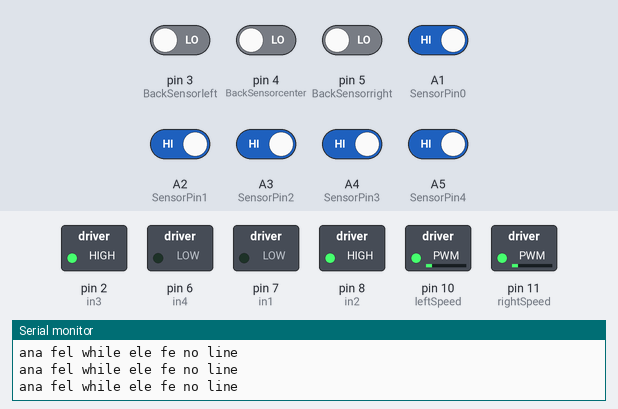
Bench run of a sketch on a simulated Arduino Uno, built with avr-gcc and run on an emulated ATmega328P. On the bench: switched loads named in the sketch (green lamp = pin HIGH), the last lines printed to the serial monitor. The inputs (shaded band) are chosen by the test bench; at power-on: A1 (SensorPin0), A2 (SensorPin1), A3 (SensorPin2), A4 (SensorPin3), A5 (SensorPin4) HIGH, pin 3 (BackSensorleft), pin 4 (BackSensorcenter), pin 5 (BackSensorright) LOW.

Above: at 2.3 s.
2.4 s: pin 4 (BackSensorcenter) driven HIGH
At 4.1 s:
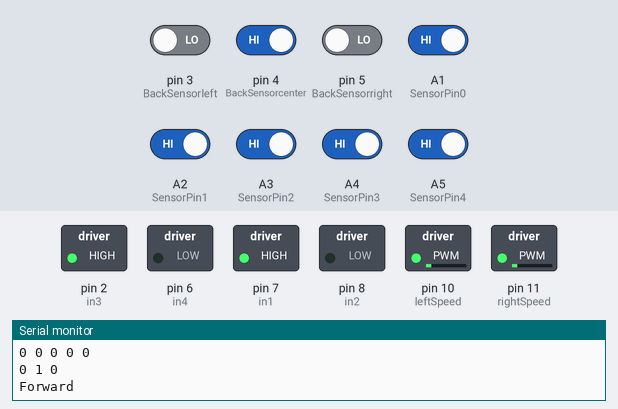
4.4 s: A1 (SensorPin0) driven LOW
At 5.4 s:
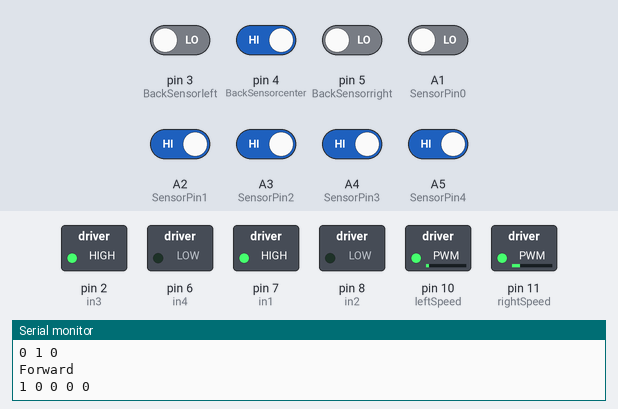
7.4 s: A2 (SensorPin1) driven LOW
At 7.8 s:
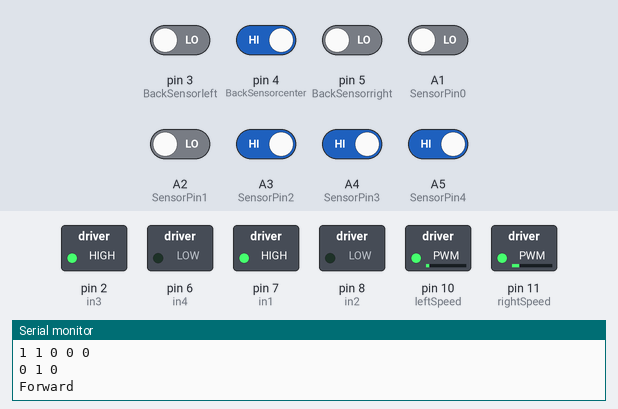
8.9 s: A3 (SensorPin2) driven LOW
10.4 s: pin 3 (BackSensorleft) driven HIGH
At 11.3 s:
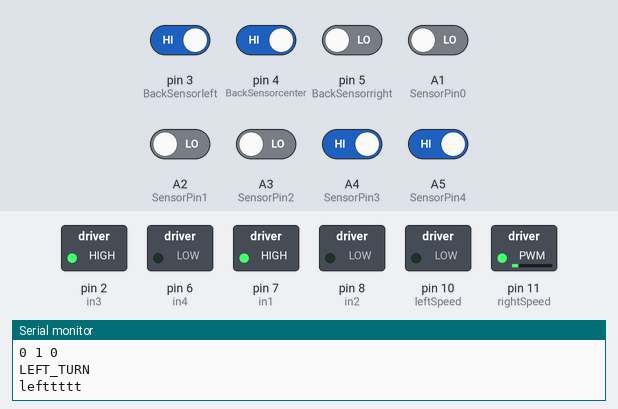
12.4 s: pin 3 (BackSensorleft) driven LOW
At 13.6 s:
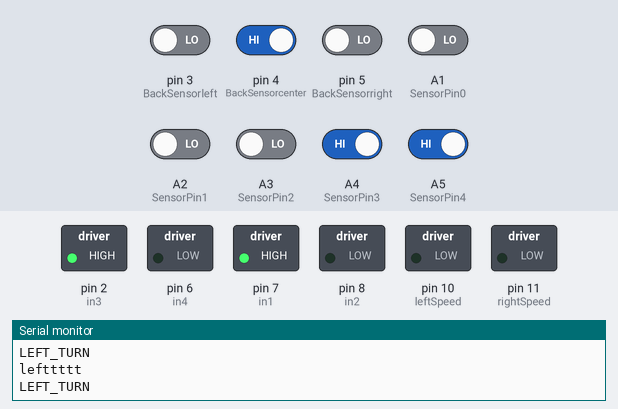
Timing chart, 0 to 14.9 s (numbered marks = the images above; inputs shaded):
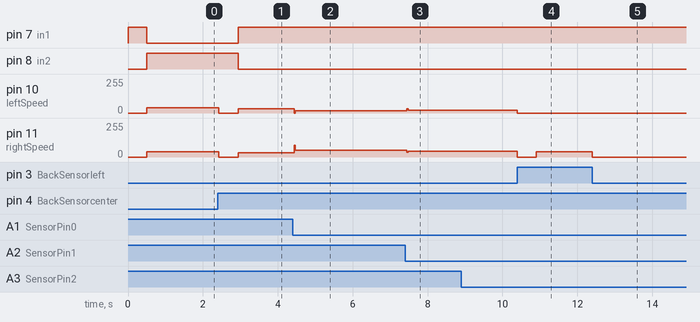

The sketch:

maze.ino
```cpp
const int SensorPin0 = A1;
const int SensorPin1 = A2;
const int SensorPin2 = A3;
const int SensorPin3 = A4;
const int SensorPin4 = A5;

const int BackSensorleft = 3;    // left
const int BackSensorcenter = 4;  // right
const int BackSensorright = 5;   // right

const int leftSpeed = 10;  // means pin 9 on the Arduino controls the speed of left motor
const int rightSpeed = 11;
const int in1 = 7;  // in1
const int in2 = 8;  // in2

// left 1 and left 2 control the direction of rotation of left motor
const int in3 = 2;  // in3
const int in4 = 6;  // in4

// char path[100] = "";
// unsigned char pathLength = 0; // the length of the path
// int pathIndex = 0;
int error = 0;
// int extraInch = 200;
int LFSensor[5] = { 0, 0, 0, 0, 0 };
int BKSensor[3] = { 0, 0, 0 };

// #define turning_speed 80
int P, D, I = 0, previousError, PIDvalue;
int lsp, rsp;
int lfspeed = 33;
int turnspeed = 40;
double Kp = 4;
double Ki = 0;
double Kd = 10;

#define STOPPED 0
#define FOLLOWING_LINE 1
#define NO_LINE 2
#define CONT_LINE 3
#define RIGHT_TURN 4
#define LEFT_TURN 5

int mode = STOPPED, previousMode = STOPPED;
int status = false;
void PID() {
  if (LFSensor[0] == 0 && LFSensor[1] == 0 && LFSensor[2] == 1 && LFSensor[3] == 0 && LFSensor[4] == 0)
    error = 0;
  else if (LFSensor[0] == 0 && LFSensor[1] == 0 && LFSensor[2] == 1 && LFSensor[3] == 1 && LFSensor[4] == 0)
    error = 1;
  else if (LFSensor[0] == 0 && LFSensor[1] == 0 && LFSensor[2] == 0 && LFSensor[3] == 1 && LFSensor[4] == 0)
    error = 2;
  else if (LFSensor[0] == 0 && LFSensor[1] == 0 && LFSensor[2] == 0 && LFSensor[3] == 1 && LFSensor[4] == 1)
    error = 3;
  else if (LFSensor[0] == 0 && LFSensor[1] == 0 && LFSensor[2] == 0 && LFSensor[3] == 0 && LFSensor[4] == 1)
    error = 4;
  else if (LFSensor[0] == 0 && LFSensor[1] == 1 && LFSensor[2] == 1 && LFSensor[3] == 0 && LFSensor[4] == 0)
    error = -1;
  else if (LFSensor[0] == 0 && LFSensor[1] == 1 && LFSensor[2] == 0 && LFSensor[3] == 0 && LFSensor[4] == 0)
    error = -2;
  else if (LFSensor[0] == 1 && LFSensor[1] == 1 && LFSensor[2] == 0 && LFSensor[3] == 0 && LFSensor[4] == 0)
    error = -3;
  else if (LFSensor[0] == 1 && LFSensor[1] == 0 && LFSensor[2] == 0 && LFSensor[3] == 0 && LFSensor[4] == 0)
    error = -4;
  else if (LFSensor[0] == 0 && LFSensor[1] == 0 && LFSensor[2] == 0 && LFSensor[3] == 0 && LFSensor[4] == 0)
    error = 0;

  P = error;
  I += error;
  D = (error - previousError);
  PIDvalue = Kp * P + Ki * I + Kd * D;
  previousError = error;

  lsp = lfspeed - PIDvalue;
  rsp = lfspeed + PIDvalue;
  if (lsp > 150)
    // lsp = 150;
    lsp = 255;
  if (lsp < 0)
    lsp = 0;
  if (rsp > 150)
    // rsp = 150;
    rsp = 255;
  if (rsp < 0)
    rsp = 0;

  // Serial.print("  rsp");
  // Serial.print(lsp);
  // Serial.print("  lsp");
  // Serial.println(rsp);


  analogWrite(leftSpeed, rsp);
  analogWrite(rightSpeed, lsp);
}

void readLightSensor() {
  // 0 --> white
  LFSensor[0] = !digitalRead(SensorPin0);
  LFSensor[1] = !digitalRead(SensorPin1);
  LFSensor[2] = !digitalRead(SensorPin2);
  LFSensor[3] = !digitalRead(SensorPin3);
  LFSensor[4] = !digitalRead(SensorPin4);
}
void readBackSensor() {

  BKSensor[0] = digitalRead(BackSensorleft);    // left
  BKSensor[1] = digitalRead(BackSensorcenter);  // right
  BKSensor[2] = digitalRead(BackSensorright);
}

void testLFSensor() {
  Serial.print(LFSensor[0]);
  Serial.print(" ");
  Serial.print(LFSensor[1]);
  Serial.print(" ");
  Serial.print(LFSensor[2]);
  Serial.print(" ");
  Serial.print(LFSensor[3]);
  Serial.print(" ");
  Serial.println(LFSensor[4]);

  Serial.print(BKSensor[0]);
  Serial.print(" ");
  Serial.print(BKSensor[1]);
  Serial.print(" ");
  Serial.println(BKSensor[2]);
}

void Read_IR_sensors() {
  readLightSensor();
  readBackSensor();
  // leftState=digitalRead(leftSensor);
  // rightState = digitalRead(rightSensor);

  // testLFSensor();
  // far right sensor LFSensor[4]
  // far left sensor LFSensor[0]
  previousMode = mode;
  if (LFSensor[0] && LFSensor[1] && LFSensor[2] && LFSensor[3] && LFSensor[4]) {

    // 11111

    mode = CONT_LINE;
    // error = 0;
  } else if (!LFSensor[0] && LFSensor[2] && LFSensor[3] && LFSensor[4]) {
    // 0XXX1
    mode = RIGHT_TURN;
    // error = 0;
  } else if (LFSensor[0] && LFSensor[1] && LFSensor[2] && !LFSensor[4]) {
    // 1XXX0
    // 100X0
    mode = LEFT_TURN;
    // error = 0;
  } else if (!LFSensor[0] && !LFSensor[1] && !LFSensor[2] && !LFSensor[3] && !LFSensor[4] && previousMode == FOLLOWING_LINE && BKSensor[0] == 0 && BKSensor[1] == 0 && BKSensor[2] == 0) {
    // 00000
    mode = NO_LINE;
    // error = 0;
  } else
    mode = FOLLOWING_LINE;
}

void setup() {
  Serial.begin(9600);
  pinMode(SensorPin0, INPUT);
  pinMode(SensorPin1, INPUT);
  pinMode(SensorPin2, INPUT);
  pinMode(SensorPin3, INPUT);
  pinMode(SensorPin4, INPUT);

  pinMode(BackSensorright, INPUT);
  pinMode(BackSensorcenter, INPUT);
  pinMode(BackSensorleft, INPUT);

  pinMode(in1, OUTPUT);
  pinMode(in2, OUTPUT);
  pinMode(in3, OUTPUT);
  pinMode(in4, OUTPUT);
  pinMode(leftSpeed, OUTPUT);
  pinMode(rightSpeed, OUTPUT);
  digitalWrite(in1, HIGH);
  digitalWrite(in2, LOW);
  digitalWrite(in3, HIGH);
  digitalWrite(in4, LOW);
}

void stopCar() {
  analogWrite(rightSpeed, 0);
  analogWrite(leftSpeed, 0);
}

void forward() {
  digitalWrite(in1, HIGH);
  digitalWrite(in2, LOW);
  digitalWrite(in3, HIGH);
  digitalWrite(in4, LOW);
  PID();
}
void adjustDirection() {
  digitalWrite(in1, HIGH);
  digitalWrite(in2, LOW);
  digitalWrite(in3, HIGH);
  digitalWrite(in4, LOW);
}

void left() {               // rotates the car left, assuming speed leftSpeedVal and rightSpeedVal are set high enough
  digitalWrite(in1, HIGH);  //right
  digitalWrite(in2, LOW);   //right
  digitalWrite(in3, HIGH);
  digitalWrite(in4, LOW);
  analogWrite(rightSpeed, turnspeed);
  analogWrite(leftSpeed, 0);
  Serial.println("lefttttt");
}
void Uturn() {              // rotates the car left, assuming speed leftSpeedVal and rightSpeedVal are set high enough
  digitalWrite(in1, LOW);   //right
  digitalWrite(in2, HIGH);  //right
  digitalWrite(in3, HIGH);
  digitalWrite(in4, LOW);
  analogWrite(rightSpeed, 38);
  analogWrite(leftSpeed, 38);
  Serial.print("uturn");
}

void right() {
  digitalWrite(in1, HIGH);  //right
  digitalWrite(in2, LOW);   //right
  digitalWrite(in3, HIGH);
  digitalWrite(in4, LOW);
  analogWrite(rightSpeed, 0);
  analogWrite(leftSpeed, turnspeed);
}

void mazeSolve() {

  // // Serial.println("In Maze");
  while (!status)  // it does not reach the end
  {
    // Serial.println("In status");
    // Serial.print("Mode");
    // Serial.println(mode);

    Read_IR_sensors();

    switch (mode) {
      case NO_LINE:
        Serial.println("uturn");
        if (previousMode == FOLLOWING_LINE) {
          Serial.println("ana fe no line");
          // forward();
          stopCar();
          delay(500);
          Uturn();
          delay(1000);
          Serial.println("ana abl el while");
          while (!(BKSensor[0] == 0 && BKSensor[1] == 1 && BKSensor[2] == 0)) {
            Serial.println("ana fel while ele fe no line");
            readBackSensor();
          }
          stopCar();
          Serial.println("ana ba3d el sto0p");
          delay(500);

          mode = FOLLOWING_LINE;
        }
        // else {

        // }
        // //   // recIntersection('B');
        break;

      case RIGHT_TURN:
        Serial.println("RIGHT_TURN");
        adjustDirection();
        ///Reaching right turn
        readBackSensor();

        Serial.print("Bara while  ");
        Serial.println(BKSensor[2]);

        while (!(BKSensor[2] == 1 && BKSensor[1] == 1))  //not black
        {                                                // 0 -> there is right turn
          readBackSensor();
          Serial.print("Gowa while  ");
          Serial.println(BKSensor[2]);
        }

        stopCar();
        delay(500);
        // Serial.println("Ana ba3d elwhile yrgala");

        right();
        delay(1000);
        //hastna le7ad ma elky f nos yeb2a white
        // while(BKSensor[1] != 0)
        // {
        //           readBackSensor();
        // }
        //ba3den yeb2a ely f nos eswed
        while (!(BKSensor[0] == 0 && BKSensor[1] == 1 && BKSensor[2] == 0))  //not black
        {
          readBackSensor();
        }
        stopCar();
        delay(500);
        mode = FOLLOWING_LINE;
        // recIntersection('R');
        break;

      case LEFT_TURN:
      case CONT_LINE:
        Serial.println("LEFT_TURN");
        adjustDirection();
        while (!(BKSensor[0] == 1 && BKSensor[1] == 1))  //not black
        {                                                // 0 -> there is right turn
          readBackSensor();
        }
        stopCar();
        delay(500);

        left();
        delay(1000);

        while (!(BKSensor[0] == 0 && BKSensor[1] == 1 && BKSensor[2] == 0))  //not black
        {
          readBackSensor();
        }
        stopCar();
        delay(500);
        mode = FOLLOWING_LINE;

        // recIntersection('S');
        break;
      case FOLLOWING_LINE:
        Serial.println("Forward");
        testLFSensor();
        forward();
        // recIntersection('L');
        break;
    }
  }
}

void loop() {
  mazeSolve();  // First pass to solve the maze
  // right(50);
  // right(50);
  // Uturn();
  // right();
  // readLightSensor();
  // testLFSensor();
  // forward();
}
```

Measured:
- after the input at 2.4 s, pin 7 (in1): LOW → HIGH after 0.54 s; pin 8 (in2): HIGH → LOW after 0.54 s; pin 10 (leftSpeed), pin 11 (rightSpeed): 38/255 → 0/255 at once, → 33/255 0.52 s later
- after the input at 4.4 s, pin 10 (leftSpeed): 33/255 → 17/255 at once; pin 11 (rightSpeed): 33/255 → 49/255 at once
- after the input at 7.4 s, pin 10 (leftSpeed): 17/255 → 21/255 after 0.05 s; pin 11 (rightSpeed): 49/255 → 45/255 after 0.05 s
- after the input at 10.4 s, pin 10 (leftSpeed): 21/255 → 0/255 at once; pin 11 (rightSpeed): 45/255 → 0/255 at once, → 40/255 0.50 s later
- after the input at 12.4 s, pin 11 (rightSpeed): 40/255 → 0/255 at once
